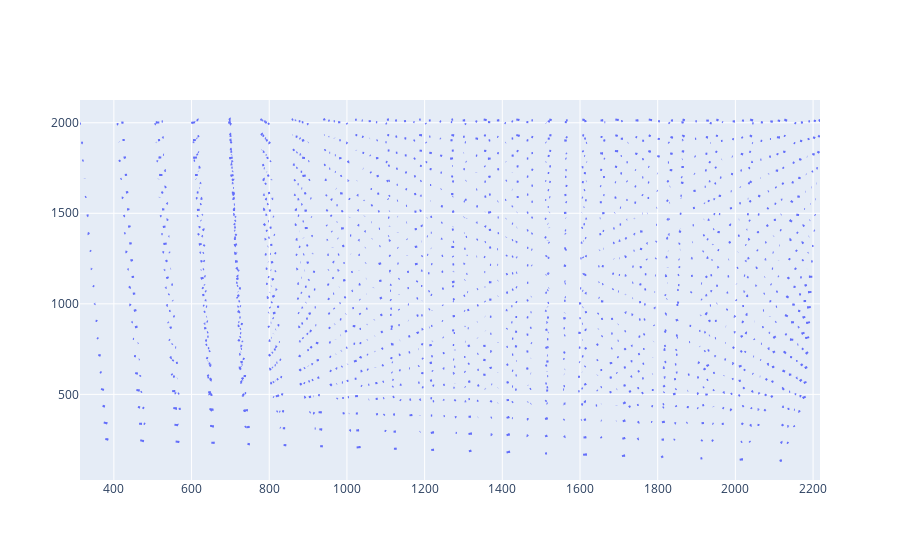

The cell this chart's notebook holds for it:
### Code cell
import plotly.figure_factory as ff
# px.scatter(x=xy[:,0], y=xy[:,1], color=ID).show()
fig = ff.create_quiver(x=xy[:,0], y=xy[:,1], u=targets[:,0]-xy[:,0], v=targets[:,1]-xy[:,1], scale=5)
fig.show()

### Figure 1 — Plotly figure (JSON) as saved in the notebook; plotly's stock layout.template omitted (floating-point values rounded to 4 significant figures; data arrays with more than 128 entries replaced by an {"elided": "..."} marker saying what was removed)
{"data": [{"mode": "lines", "type": "scatter", "x": {"elided": "12635 float values"}, "y": {"elided": "12635 float values"}}], "layout": {"hovermode": "closest"}}
